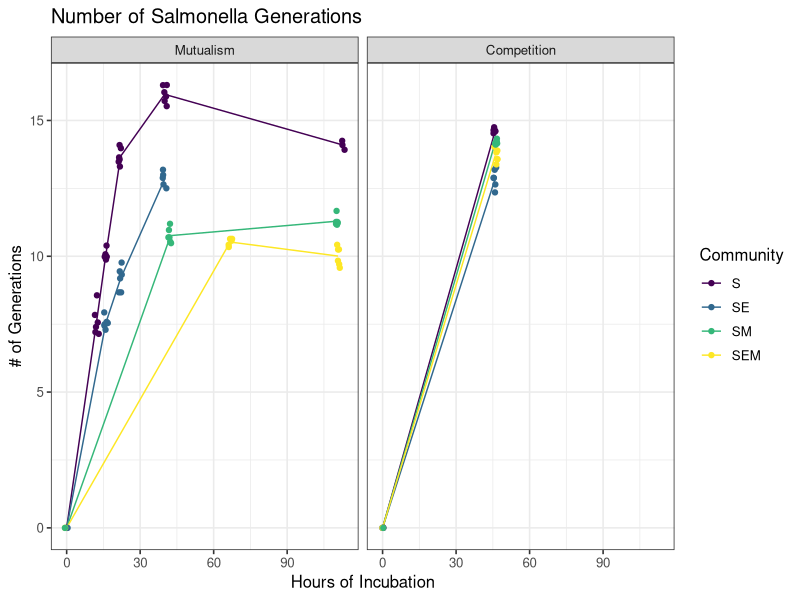

Generate this figure with R: (Note: this script raises an error after producing the figure.)
rm(list = ls())

library(tidyverse)
library(lubridate)
library(rstatix)

#### initial data wrangling ####

df_count <- read_csv("data/sample_counts.csv") # plate count data
df_OD <-
    read_csv("data/time_density.csv") # OD data and dates/times that sampling occurred

df <- left_join(df_count, df_OD)

## mutualistic S monoculture rep # 1 did not grow so I eliminated it from the data frame and
## replaced it with mutualistic S monoculture rep # 6

df <-  df %>% 
    filter(!(sample_names == 'T2 S mut' & is.na(glu_count))) %>% 
    mutate(rep = case_when(
        sample_names == 'T2 S mut' & rep == 6 ~ 1,
        TRUE ~ rep))

# day and hour in which the experiment started
time_zero <-
    ymd_hms("2022-04-14 19:00:00")

# mL cells plated (5 µL drops) for enumeration (plate counts)
amt_plated <- 0.005 

# function to calculate cfu/mL for each species
CFU_mL <- function(count, dil) {
        count / (dil * amt_plated)
    }



df <- df %>%
    separate(
        col = sample_names,
        into = c("sampling_timepoint", "species_present", "ecology"),
        remove = FALSE
    ) %>%
    unite("date_time_0", c(Day, Hour), sep = " ") %>% # combine date and time columns
    mutate(date_time = mdy_hms(date_time_0)) %>%  # make date_time_0 parsable with lubridate
    select(-date_time_0) %>% # remove temporary column
    mutate(hours_incubated = date_time - time_zero) %>% # calculate amt of time from T0 to sampling time
    mutate(
        S_CFU_mL = CFU_mL(glu_count, glu_dil),
        # calculate CFU/mL for each species
        E_CFU_mL = CFU_mL(lac_met_count, lac_met_dil),
        M_CFU_mL = CFU_mL(succ_count, succ_dil)
    )

# get the population sizes for each species at T0
t0_pop_size <- df %>% 
    mutate(
        total_mL_onto_plate = # total mL inoculated onto experimental plates for each species combination
            case_when(
                species_present == 'S' ~ 0.025, # 0.025mL or 25µL pipetted onto experimental plate
                species_present == 'SE' ~ 0.05,
                species_present == 'SM' ~ 0.05,
                species_present == 'SEM' ~ 0.075
            )
    ) %>%
    filter(sampling_timepoint == 'T0') %>%
    group_by(species_present) %>%
    mutate(
        S_T0_pop_size = S_CFU_mL * total_mL_onto_plate, # S Cfu/mL * mL inoculated onto experimental plate
        E_T0_pop_size = E_CFU_mL * total_mL_onto_plate,
        M_T0_pop_size = M_CFU_mL * total_mL_onto_plate
    ) %>%
    summarise(
        T0_S_pop = mean(S_T0_pop_size),
        T0_E_pop = mean(E_T0_pop_size),
        T0_M_pop = mean(M_T0_pop_size)
    ) 



## add starting population sizes for each species for each species combination
## then calculate the number of generations for each species for each experimental replicate
## the CFU/mL is multiplied by 4 because 4 mL of saline was used to scrape the cells off of the plate
df <- df %>% 
    left_join(t0_pop_size, by = 'species_present') %>% 
    mutate(S_generations = log2((S_CFU_mL*4)/T0_S_pop), # multiplied CFU/mL * 4 because 4mL of cells were scraped up 
           E_generations = log2((E_CFU_mL*4)/T0_E_pop),
           M_generations = log2((M_CFU_mL*4)/T0_M_pop)) %>% 
    mutate(ecology = case_when(ecology == 'mut' ~ 'Mutualism', # change the names of ecology to Mutualism and competition
                               ecology == 'comp' ~ 'Competition'
    ))


#### Generations ####
## number of generations with both mutualism and competitive interactions
## line goes through the middle of the mean of each treatment timepoint

df %>% 
    filter(str_detect(ecology,"Mutualism|Competition")) %>% 
    group_by(species_present, ecology) %>% 
    group_modify(~ add_row(.x,hours_incubated = duration(num = 0, units = "seconds"), S_generations = 0)) %>% 
    ggplot(aes((hours_incubated/60)/60, S_generations, color = factor(species_present, levels = c('S', 'SE', 'SM', 'SEM')))) +
    stat_summary(fun.y=mean, geom="line")+
    geom_jitter()+
    viridis::scale_color_viridis(discrete = T) +
    labs(title = "Number of Salmonella Generations") +
    xlab("Hours of Incubation")+
    ylab("# of Generations") +
    theme_bw(12) +
    labs(color = 'Community')+
    facet_wrap(~factor(ecology, levels = c('Mutualism', 'Competition')))

ggsave("plots/number_of_S_gens_through_time.png",
       dpi = 300, width = 8, height = 4)

## look just at the number generations in the treatments that we performed barseq on

target <- c("T2 S mut", "T3 SE mut","T5 SM mut","T5 SEM mut", 'S comp',"E comp", "M comp") %>% 
    str_c( collapse = "|")



generations_species <- df %>% 
    filter(str_detect(sample_names, target)) %>% 
    select(sample_names, sampling_timepoint,rep, ecology ,species_present ,S_generations, E_generations, M_generations) %>% 
    filter(rep != 6) %>% 
    group_by(sample_names) %>% 
    pivot_longer(cols = c(S_generations, E_generations, M_generations), 
                 names_to = "species",
                 values_to = "generations") %>% 
    ungroup() %>% 
    mutate(species = case_when(
        species == 'S_generations' ~ 'S',
        species == 'E_generations' ~ 'E',
        species == 'M_generations' ~ 'M')) %>% 
    ggplot(aes(x = factor(species_present, levels = c('S','SE', 'SM', 'SEM')), y = generations))+
    stat_summary(fun = mean, shape = '-', size = 3, color = 'black')+
    geom_point(shape = 1)+
    theme_bw(12)+
    xlab("")+
    ylab("Generations")+
    facet_grid(factor(species, levels = c('S','E', 'M'))~ factor(ecology, levels = c('Mutualism', 'Competition')))+
    theme(panel.grid.major = element_blank(),
          panel.grid.minor = element_blank(),
          strip.background = element_rect(fill = "white"),
          legend.position = 'bottom',         # Bottom right corner
          legend.justification = c(0, 1),
          legend.text = element_text(color="black", size = 12),
          axis.text = element_text(color="black", size = 12), 
          strip.text = element_text(color="black", size = 12))

saveRDS(generations_species, file = 'rds_plots/generations_species.rdata')

ggsave("plots/number_of_species_generationss_for_experimental_treatments.png",
       dpi = 300, width = 8, height = 4)

#### frequency of species ####

df_freq <- df %>% 
    mutate(
        S_CFU_mL = replace_na(S_CFU_mL, 0),
        E_CFU_mL = replace_na(E_CFU_mL, 0),
        M_CFU_mL = replace_na(M_CFU_mL, 0),
        freq_S = S_CFU_mL/(S_CFU_mL + E_CFU_mL + M_CFU_mL),
        freq_E = E_CFU_mL/(S_CFU_mL + E_CFU_mL + M_CFU_mL),
        freq_M = M_CFU_mL/(S_CFU_mL + E_CFU_mL + M_CFU_mL),
        S_total_CFU = S_CFU_mL*4, # *4 because 4 mL was used to scrape plates
        E_total_CFU = E_CFU_mL*4,
        M_total_CFU = M_CFU_mL*4
    ) 

#make long frequency data frame for plotting purposes
df_freq_long <- df_freq %>% 
    select(sample_names, sampling_timepoint,rep, ecology ,species_present ,freq_S, freq_E, freq_M) %>% 
    group_by(sample_names) %>% 
    pivot_longer(cols = c(freq_S, freq_E, freq_M), 
                 names_to = "species",
                 values_to = "species_frequency")

# make a filtered data frame showing just the treatments we performed barseq on

target <-
    c("T3 SE mut", "T5 SM mut", "T5 SEM mut", "E comp", "M comp") %>%
    str_c(collapse = "|")

df_freq_long_target <- df_freq_long %>% 
    filter(str_detect(sample_names, target))

df_freq_long_target$sample_names<- str_remove(df_freq_long_target$sample_names, 
                                              pattern = "^.{0,3}")


## show frequency of species in each replicate for all treatments

species_frequencies_end <- df_freq_long_target %>% 
    mutate(
           species = case_when(species == 'freq_E' ~ 'E',
                               species == 'freq_M' ~ 'M',
                               species == 'freq_S' ~ 'S')) %>% 
    filter(rep != 6) %>% #remove 6th replicate to avoid confusion since we only sequenced 5 reps
    ggplot(aes(x = rep, y = species_frequency, fill = factor(species, levels = c('S', 'E', 'M')))) +
    geom_col() + 
    xlab("Replicate") +
    ylab("Species frequency") +
    viridis::scale_fill_viridis(discrete = T) + # hash out for consistent colors; scale_fill_viridis is color blind friendly
    facet_grid(factor(species_present, levels = c('SE', 'SM', 'SEM'))~factor(ecology, levels = c('Mutualism', 'Competition')))+
    labs(fill = 'Species')+
    theme_bw(12) +
    theme(panel.grid.major = element_blank(),
          panel.grid.minor = element_blank(),
          strip.background = element_rect(fill = "white"),
          legend.position = 'top',
          legend.text = element_text(color="black", size = 12),
          axis.text = element_text(color="black", size = 12), 
          strip.text = element_text(color="black", size = 12))

saveRDS(species_frequencies_end, file = 'rds_plots/species_frequencies_end.rdata')

ggsave("plots/species_freqencies_all_reps.png",
       dpi = 300, width = 8, height = 4)

#### fitness of S in each condition ####

S_t0_freqs <-  df_freq_long %>% 
    filter(sampling_timepoint == 'T0') %>% 
    filter(species == 'freq_S') %>% 
    group_by(species_present) %>% 
    summarise(T0_S_freq_mean = mean(species_frequency)) %>% 
    ungroup()

S_fitness <- df_freq_long_target %>%
    left_join(S_t0_freqs, by = 'species_present') %>%
    filter(species == 'freq_S') %>%
    group_by(sampling_timepoint, rep, species_present, ecology) %>%
    summarise(fitness = log2(species_frequency) - log2(T0_S_freq_mean))

salmonella_fitness_barseq <- S_fitness %>% 
    filter(rep != 6) %>% 
    ggplot(aes(x = factor(species_present, levels = c('SE', 'SM', 'SEM')), y = fitness))+
    stat_summary(fun = mean, shape = '-', size = 3, color = 'black')+
    geom_point(shape = 1)+
    theme_bw(12)+
    xlab("")+
    ylab("Fitness")+
    theme(axis.text.x=element_text(angle=90, hjust=1), legend.position = 'none') +
    facet_wrap(~ factor(ecology, levels = c('Mutualism', 'Competition'))) +
    ggtitle("Salmonella fitness in communities of differing ecology") +
    theme(panel.grid.major = element_blank(),
          panel.grid.minor = element_blank(),
          strip.background = element_rect(fill = "white"),
          legend.justification = c(0, 1),
          legend.text = element_text(color="black", size = 12),
          axis.text = element_text(color="black", size = 12), 
          strip.text = element_text(color="black", size = 12))

saveRDS(object = salmonella_fitness_barseq, file = 'rds_plots/salmonella_fitness_barseq.rdata' )

ggsave("plots/Salmonella_species_fitness_in_comp_mut_treatments.png",
       dpi = 300, width = 8, height = 4)

#### Total population size ####

#make long population size data frame for plotting purposes
df_total_long <- df_freq %>% 
    select(sample_names, sampling_timepoint,rep, ecology ,species_present ,S_total_CFU, E_total_CFU, M_total_CFU) %>% 
    group_by(sample_names) %>% 
    pivot_longer(cols = c(S_total_CFU, M_total_CFU, E_total_CFU), 
                 names_to = 'species',
                 values_to = 'species_total_cfu')

rm(target)
target <- c("T2 S mut", "T3 SE mut","T5 SM mut","T5 SEM mut", 'S comp',"E comp", "M comp") %>% 
    str_c( collapse = "|")

df_total_long_target <- df_total_long %>% 
    filter(str_detect(sample_names, target))

## all species
total_pop_size_barseq <- df_total_long_target %>%
    mutate(
           species = case_when(species == 'E_total_CFU' ~ 'E',
                               species == 'M_total_CFU' ~ 'M',
                               species == 'S_total_CFU' ~ 'S'),
           species_total_cfu = ifelse(is.numeric(species_total_cfu) & species_total_cfu == 0, NA, species_total_cfu)) %>% # if there are 0 CFU, replace with NA
    filter(rep != 6) %>% 
    ggplot(aes(x = factor(species_present, levels = c('S','SE', 'SM', 'SEM')), y = species_total_cfu))+
    stat_summary(fun = mean, shape = '-', size = 3, color = 'black')+
    geom_point(shape = 1)+
    theme_bw(12)+
    xlab("")+
    ylab("Total CFU")+
    scale_y_log10()+
    facet_grid(factor(species, levels = c('S','E', 'M'))~ factor(ecology, levels = c('Mutualism', 'Competition')))+
    theme(panel.grid.major = element_blank(),
          panel.grid.minor = element_blank(),
          strip.background = element_rect(fill = "white"),
          legend.text = element_text(color="black", size = 12),
          axis.text = element_text(color="black", size = 12), 
          strip.text = element_text(color="black", size = 12))

saveRDS(object = total_pop_size_barseq, file = 'rds_plots/total_pop_size_barseq.rdata')


ggsave("plots/total_population_size_for_all_species.png",
       dpi = 300, width = 8, height = 4)



# there are significantly more cells in S cells in competitive S monouculture compared to competitive SM
df_total_long_target %>% 
    filter(rep != 6) %>% 
    mutate(
           species = case_when(species == 'E_total_CFU' ~ 'E',
                               species == 'M_total_CFU' ~ 'M',
                               species == 'S_total_CFU' ~ 'S')) %>% 
    filter(ecology == 'Competition') %>% 
    filter(species == 'S') %>% 
    filter(species_present %in% c('S','SM')) %>% 
    ungroup() %>% 
    t_test(formula = species_total_cfu ~ species_present)


df_total_long_target %>% 
    filter(rep != 6) %>% 
    mutate(
        species = case_when(species == 'E_total_CFU' ~ 'E',
                            species == 'M_total_CFU' ~ 'M',
                            species == 'S_total_CFU' ~ 'S')) %>% 
    filter(ecology == 'Competition') %>% 
    filter(species == 'S') %>% 
    filter(species_present %in% c('S','SM')) %>% 
    ungroup() %>% 
    ggplot(aes(species_present, species_total_cfu)) +
    geom_boxplot() +
    theme_bw(12)+
    theme(panel.grid.major = element_blank(),
          panel.grid.minor = element_blank(),
          strip.background = element_rect(fill = "white"),
          legend.text = element_text(color="black", size = 12),
          axis.text = element_text(color="black", size = 12), 
          strip.text = element_text(color="black", size = 12)) +
    labs(x = '', y = 'Total CFU')
